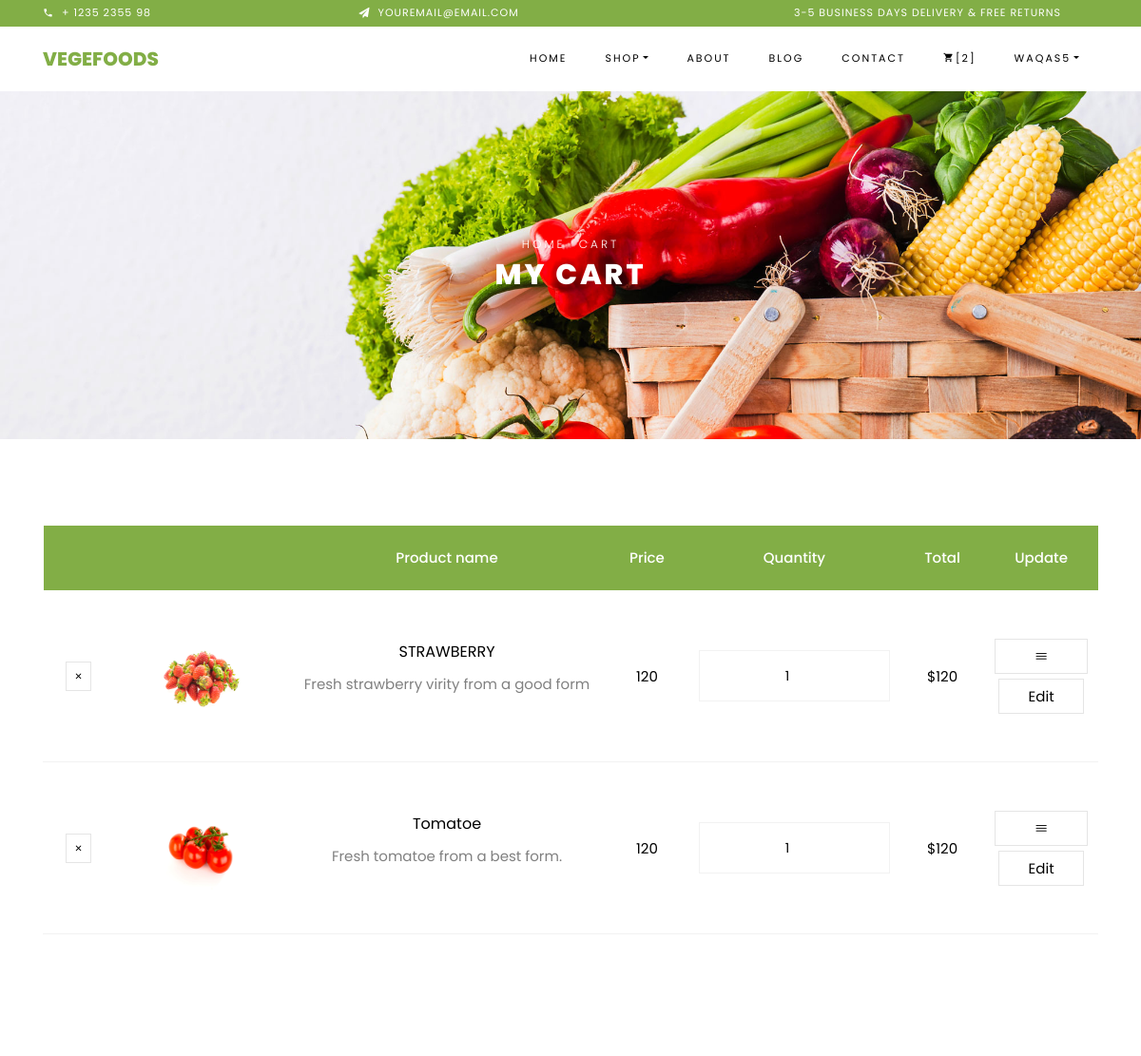
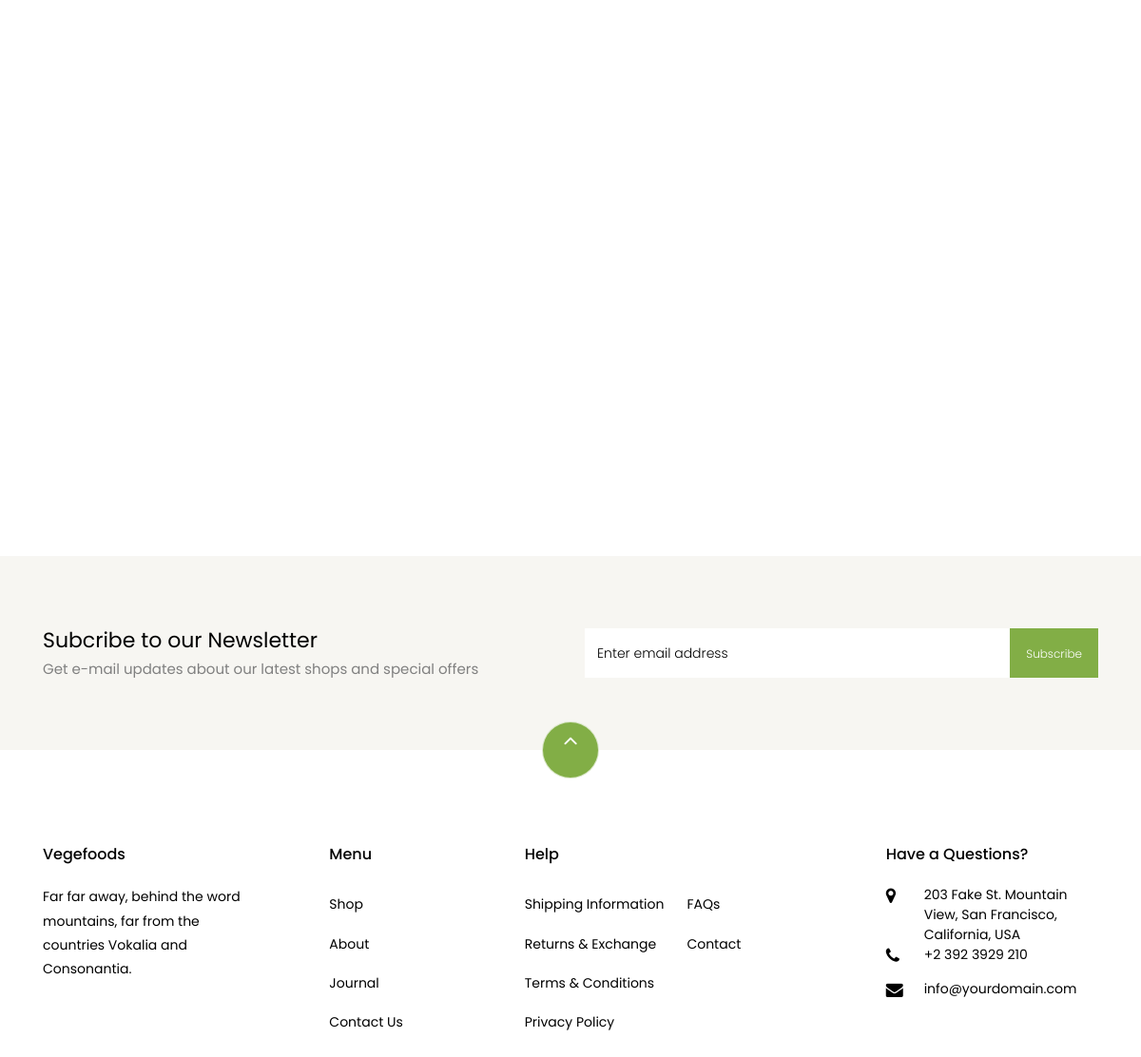
Screenshot of /cart.php (signed in) with the database file from the repository (2 pictures, top to bottom).
### tables this page shows
CREATE TABLE `cart_tbl` (
  `ID` int(11) NOT NULL,
  `User_name` varchar(255) NOT NULL,
  `Product_id` varchar(255) NOT NULL,
  `Product_name` varchar(255) NOT NULL,
  `T_Price` int(11) NOT NULL,
  `Product_Quantity` int(11) NOT NULL,
  `Product_img` varchar(255) NOT NULL
);

CREATE TABLE `products_tbl` (
  `ID` int(11) NOT NULL,
  `P_name` varchar(255) NOT NULL,
  `p_type` varchar(255) NOT NULL,
  `P_image` varchar(255) NOT NULL,
  `P_description` varchar(255) NOT NULL,
  `P_price` int(11) NOT NULL,
  `P_Quantity` int(11) NOT NULL,
  `Remaning_quantiy` int(11) NOT NULL,
  `Added_Date` date NOT NULL
);

### cart.php (the view, shortened to what this page needs)
<?php
if (empty($_SESSION['uID'])) {
  echo '<script language="javascript">';
    echo 'alert("Please login to continue")';
    echo '</script>';
    echo "<script>location.replace('index.php')</script>";
}else{
$username=$_SESSION['Username'];
?>
<!DOCTYPE html>
<html lang="en">
  <head>
    <link rel="stylesheet" href="css/open-iconic-bootstrap.min.css">
    <link rel="stylesheet" href="css/animate.css">
    <link rel="stylesheet" href="css/owl.carousel.min.css">
    <link rel="stylesheet" href="css/owl.theme.default.min.css">
    <link rel="stylesheet" href="css/magnific-popup.css">
    <link rel="stylesheet" href="css/aos.css">
    <link rel="stylesheet" href="css/ionicons.min.css">
    <link rel="stylesheet" href="css/bootstrap-datepicker.css">
    <link rel="stylesheet" href="css/jquery.timepicker.css">
    <link rel="stylesheet" href="css/flaticon.css">
    <link rel="stylesheet" href="css/icomoon.css">
    <link rel="stylesheet" href="css/style.css">
  </head>
  <body class="goto-here">
		<div class="py-1 bg-primary">
    	<div class="container">
    		<div class="row no-gutters d-flex align-items-start align-items-center px-md-0">
	    		<div class="col-lg-12 d-block">
		    		<div class="row d-flex">
		    			<div class="col-md pr-4 d-flex topper align-items-center">
					    	<div class="icon mr-2 d-flex justify-content-center align-items-center"><span class="icon-phone2"></span></div>
						    <span class="text">+ 1235 2355 98</span>
					    </div>
					    <div class="col-md pr-4 d-flex topper align-items-center">
					    	<div class="icon mr-2 d-flex justify-content-center align-items-center"><span class="icon-paper-plane"></span></div>
						    <span class="text">youremail@email.com</span>
					    </div>
					    <div class="col-md-5 pr-4 d-flex topper align-items-center text-lg-right">
						    <span class="text">3-5 Business days delivery &amp; Free Returns</span>
					    </div>
				    </div>
			    </div>
		    </div>
		  </div>
    </div>
      <?php
        include ('navbar.php');
      ?>
    <div class="hero-wrap hero-bread" style="background-image: url('images/bg_1.jpg');">
      <div class="container">
        <div class="row no-gutters slider-text align-items-center justify-content-center">
          <div class="col-md-9 ftco-animate text-center">
          	<p class="breadcrumbs"><span class="mr-2"><a href="index.php">Home</a></span> <span>Cart</span></p>
            <h1 class="mb-0 bread">My Cart</h1>
          </div>
        </div>
      </div>
    </div>
    <section class="ftco-section ftco-cart">
			<div class="container">
				<div class="row">
    			<div class="col-md-12 ftco-animate">
    				<div class="cart-list">
	    				<table class="table">
						    <thead class="thead-primary">
						      <tr class="text-center">
						        <th>&nbsp;</th>
						        <th>&nbsp;</th>
						        <th>Product name</th>
						        <th>Price</th>
						        <th>Quantity</th>
						        <th>Total</th>
                    <th>Update</th>
						      </tr>
						    </thead>
						    <tbody>
						      <tr class="text-center">
						        <?php
                    $show_cqry="SELECT * FROM cart_tbl WHERE User_name = '$username'";
                    $show_crun=mysqli_query($conn,$show_cqry);
                    $a=0;
                    while ($row = mysqli_fetch_array($show_crun)) {
                      ?>
                    <tr class="text-center">
                      <td class="product-remove"><a href="removecartproduct.php?id=<?php echo $row['ID']; ?>" title="Remove Product frm cartlist" name="remove_carts"><span class="ion-ios-close"></span></a></td>
                      <td class="image-prod"><img class="img" src="images/<?php echo $row ['Product_img']; ?>" alt="img"></td>
                      <td class="product-name">
                        <h3><?php echo $row ['Product_name']; ?></h3>
                        <?php
                        $productId=$row ['Product_id'];
                        $show_pdqry="SELECT * FROM products_tbl WHERE ID = '$productId'";
                              $show_pdrun=mysqli_query($conn,$show_pdqry);
                              if (!empty($show_pdrun)) {
                              while ($pdrow = mysqli_fetch_array($show_pdrun)) {
                      ?>
                      <p><?php echo $pdrow ['P_description']; ?></p>
                      </td>
                      <td class="price"><?php echo $pdrow ['P_price'];
                                        $ProductPrice=$pdrow ['P_price'];
                      ?></td>
                      <?php
                        }
                      } ?>
                      <td class="quantity">
                        <input type="number" name="quantity" id="qun<?php echo $a; ?>" class="form-control" value="<?php echo $row ['Product_Quantity']; ?>" min="1" max="100">
                      </td>
                      <td class="total">$<?php echo $row ['T_Price']; ?></td>
                      <td class="product-remove">
                        <a href="#" onclick="getIDs(<?php echo $row['Product_id']; ?>,<?php echo $row['ID']; ?>)" name="wish_to_buy" title="Proceed to buy" class="buy-now d-flex justify-content-center align-items-center text-center"><span><i class="ion-ios-menu"></i></span></a>
                      <a href="#" name="update_cart" style="margin-top: 5px" title="Add to Cart" class="edit d-flex justify-content-center align-items-center mx-1"onclick="getQuantity(<?php echo $row['ID']; ?>,<?php echo $a; ?>,<?php echo $ProductPrice;?>)"><span><i class="ion-ios-edit"></i>Edit</span></a>
                     </td>
                  </tr>
                  <?php
                  $a++;
                  }
                  ?>
						    </tbody>
						  </table>
					  </div>
    			</div>
    		</div>
    		<div class="row justify-content-end">
    		</div>
			</div>
		</section>
		<section class="ftco-section ftco-no-pt ftco-no-pb py-5 bg-light">
      <div class="container py-4">
        <div class="row d-flex justify-content-center py-5">
          <div class="col-md-6">
          	<h2 style="font-size: 22px;" class="mb-0">Subcribe to our Newsletter</h2>
          	<span>Get e-mail updates about our latest shops and special offers</span>
          </div>
          <div class="col-md-6 d-flex align-items-center">
            <form action="#" class="subscribe-form">
              <div class="form-group d-flex">
                <input type="text" class="form-control" placeholder="Enter email address">
                <input type="submit" value="Subscribe" class="submit px-3">
              </div>
            </form>
          </div>
        </div>
      </div>
    </section>
    <?php
        include ('footer.php');
    ?>
  </body>
</html>
<?php
}
?>

### navbar.php (shortened to what this page needs)
<?php
include ('connection.php');
if (!empty($_SESSION['Username'])) {
	$active_user=$_SESSION['Username'];
}else{
	$active_user="";
}
$cart_no_qry="SELECT * FROM cart_tbl WHERE User_name = '$active_user'";
$cart_no_run=mysqli_query($conn,$cart_no_qry);
if (!empty($cart_no_run)) {
	$count=0;
	while ($data_cart = mysqli_fetch_array($cart_no_run)) {
		$count++;
	}
}else{
	$count=0;
}
?>
<!DOCTYPE html>
<html>
<head>
</head>
<body>
	    <nav class="navbar navbar-expand-lg navbar-dark ftco_navbar bg-dark ftco-navbar-light" id="ftco-navbar">
	    <div class="container">
	      <a class="navbar-brand" href="index.php">Vegefoods</a>
	      <div class="collapse navbar-collapse" id="ftco-nav">
	        <ul class="navbar-nav ml-auto">
	          <li class="nav-item active"><a href="index.php" class="nav-link">Home</a></li>
	          <li class="nav-item dropdown">
              <a class="nav-link dropdown-toggle" href="#" id="dropdown04" data-toggle="dropdown" aria-haspopup="true" aria-expanded="false">Shop</a>
            </li>
	          <li class="nav-item"><a href="about.php" class="nav-link">About</a></li>
	          <li class="nav-item"><a href="blog.php" class="nav-link">Blog</a></li>
	          <li class="nav-item"><a href="contact.php" class="nav-link">Contact</a></li>
	          <li class="nav-item cta cta-colored"><a href="cart.php" class="nav-link"><span class="icon-shopping_cart"></span>[<?php echo $count ?>]</a></li>
	          <?php
	          if (!empty($_SESSION['uID'])) {?>
	          	<li class="nav-item dropdown">
				<a class="nav-link dropdown-toggle" href="#" id="dropdown04" data-toggle="dropdown" aria-haspopup="true" aria-expanded="false"><?php echo $_SESSION['Username']; ?></a>
              	</li>
              	<?php
			  }else{?>
			 	<li class="nav-item"><a href="login.php" class="nav-link">Login/Register</a></li>
			  <?php } ?>
	        </ul>
	      </div>
	    </div>
	  </nav>
</body>
</html>

### footer.php (shortened to what this page needs)
<footer class="ftco-footer ftco-section">
      <div class="container">
      	<div class="row">
      		<div class="mouse">
						<a href="#" class="mouse-icon">
							<div class="mouse-wheel"><span class="ion-ios-arrow-up"></span></div>
						</a>
					</div>
      	</div>
        <div class="row mb-5">
          <div class="col-md">
            <div class="ftco-footer-widget mb-4">
              <h2 class="ftco-heading-2">Vegefoods</h2>
              <p>Far far away, behind the word mountains, far from the countries Vokalia and Consonantia.</p>
              <ul class="ftco-footer-social list-unstyled float-md-left float-lft mt-5">
              </ul>
            </div>
          </div>
          <div class="col-md">
            <div class="ftco-footer-widget mb-4 ml-md-5">
              <h2 class="ftco-heading-2">Menu</h2>
              <ul class="list-unstyled">
                <li><a href="#" class="py-2 d-block">Shop</a></li>
                <li><a href="#" class="py-2 d-block">About</a></li>
                <li><a href="#" class="py-2 d-block">Journal</a></li>
                <li><a href="#" class="py-2 d-block">Contact Us</a></li>
              </ul>
            </div>
          </div>
          <div class="col-md-4">
             <div class="ftco-footer-widget mb-4">
              <h2 class="ftco-heading-2">Help</h2>
              <div class="d-flex">
	              <ul class="list-unstyled mr-l-5 pr-l-3 mr-4">
	                <li><a href="#" class="py-2 d-block">Shipping Information</a></li>
	                <li><a href="#" class="py-2 d-block">Returns &amp; Exchange</a></li>
	                <li><a href="#" class="py-2 d-block">Terms &amp; Conditions</a></li>
	                <li><a href="#" class="py-2 d-block">Privacy Policy</a></li>
	              </ul>
	              <ul class="list-unstyled">
	                <li><a href="#" class="py-2 d-block">FAQs</a></li>
	                <li><a href="#" class="py-2 d-block">Contact</a></li>
	              </ul>
	            </div>
            </div>
          </div>
          <div class="col-md">
            <div class="ftco-footer-widget mb-4">
            	<h2 class="ftco-heading-2">Have a Questions?</h2>
            	<div class="block-23 mb-3">
	              <ul>
	                <li><span class="icon icon-map-marker"></span><span class="text">203 Fake St. Mountain View, San Francisco, California, USA</span></li>
	                <li><a href="#"><span class="icon icon-phone"></span><span class="text">+2 392 3929 210</span></a></li>
	                <li><a href="#"><span class="icon icon-envelope"></span><span class="text">info@yourdomain.com</span></a></li>
	              </ul>
	            </div>
            </div>
          </div>
        </div>
      </div>
    </footer>

### css/icomoon.css (style rules this page uses)
[class^="icon-"], [class*=" icon-"] { font-family: 'icomoon' !important; speak: none; font-style: normal; font-weight: normal; font-variant: normal; text-transform: none; line-height: 1; -webkit-font-smoothing: antialiased; -moz-osx-font-smoothing: grayscale; }
.icon-map-marker:before { content: "\f041"; }
.icon-phone:before { content: "\f095"; }
.icon-envelope:before { content: "\f0e0"; }
.icon-paper-plane:before { content: "\f1d8"; }
.icon-phone2:before { content: "\e0cd"; }
.icon-shopping_cart:before { content: "\e8cc"; }

### rows the page displays
cart_tbl: Product_img (picture), Product_name "STRAWBERRY", quantity "1", T_Price "120"
products_tbl: P_description "Fresh strawberry virity from a good form", P_price "120"
cart_tbl: Product_img (picture), Product_name "Tomatoe", quantity "1", T_Price "120"
products_tbl: P_description "Fresh tomatoe from a best form.", P_price "120"

### other values shown
$count "2"
$_SESSION['Username'] "WAQAS5"
